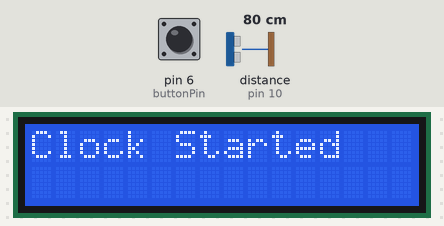
Recording of a sketch running on a simulated Arduino Uno, built with avr-gcc and run on an emulated ATmega328P. On the bench: 16×2 character LCD. Wiring (inferred from the names in the program): ultrasonic range finder: trigger pin 9; echo pin 10. The inputs (shaded band) are chosen by the test bench; at power-on: pin 6 (buttonPin) LOW, distance to the obstacle (sensor on pin 10) 80 cm. The echo pulse lasts 58.3 µs per cm; what the sketch prints to the serial monitor is not drawn.

Above: at 0.2 s.
At 1.0 s:
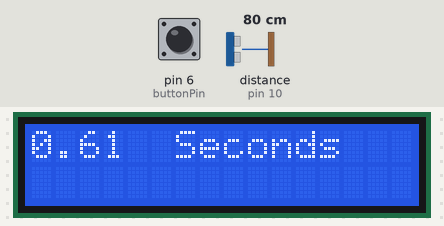

The sketch:

Codetinkering.ino
```cpp
#include <LiquidCrystal_I2C.h>

const int distancePingPin = 9;
const int distanceEchoPin = 10;
const int buttonPin = 6;
const int detectionDistance = 150;
unsigned long startTime;
unsigned long currentTime;
bool timerStop = false;
LiquidCrystal_I2C lcd(0x27, 16, 2);

void setup() {
  Serial.begin(9600);
  lcd.init();
  lcd.backlight();
  lcd.clear();
  pinMode(buttonPin, INPUT);
  startTime = 0;
  StartClock();
}

void loop() {
  currentTime = millis();
  lcd.clear();
  int distance = DistanceToObstacle();
  Serial.println(distance);

  if (distance <= detectionDistance) {
    if (timerStop == false) {
      lcd.clear();
      delay(100);
      float currentT = currentTime;
      float startT = startTime;
      if ((currentT - startT) / 1000 > 60) {
        Serial.println(currentT - startT);
        lcd.setCursor(0,0);
        lcd.print(((currentT - startT) / 1000) / 60);
        lcd.setCursor(5,0);
        lcd.print(" Minutes");
      }
      else {
        lcd.setCursor(0,0);
        lcd.print((currentT - startT) / 1000);
        lcd.setCursor(5,0);
        lcd.print(" Seconds");
        Serial.println(currentT - startT);
        delay(5000);
      }
      timerStop = true;
    }
    lcd.clear();
  }

  if (digitalRead(buttonPin) == HIGH) {
    StartClock();
  }
}

void StartClock() {
  timerStop = false;
  startTime = millis();
  lcd.clear();
  delay(100);
  lcd.setCursor(0,0);
  lcd.print("Clock Started");
  delay(500);
}

float DistanceToObstacle() {
  delay(100);
  long duration, inches, cm;
  pinMode(distancePingPin, OUTPUT);
  digitalWrite(distancePingPin, LOW);
  delayMicroseconds(2);
  digitalWrite(distancePingPin, HIGH);
  delayMicroseconds(10);
  digitalWrite(distancePingPin, LOW);
  pinMode(distanceEchoPin, INPUT);
  duration = pulseIn(distanceEchoPin, HIGH);
  cm = MicrosecondsToCentimeters(duration);
  return cm;
}

long MicrosecondsToCentimeters(long microseconds) {
  return microseconds / 29 / 2;
}
```

Measured:
- what the display in image 0 shows lasts 0.5 s, from 0.2 s to 0.7 s
- what the display in image 1 shows lasts 5.0 s, from 0.9 s to 5.9 s
